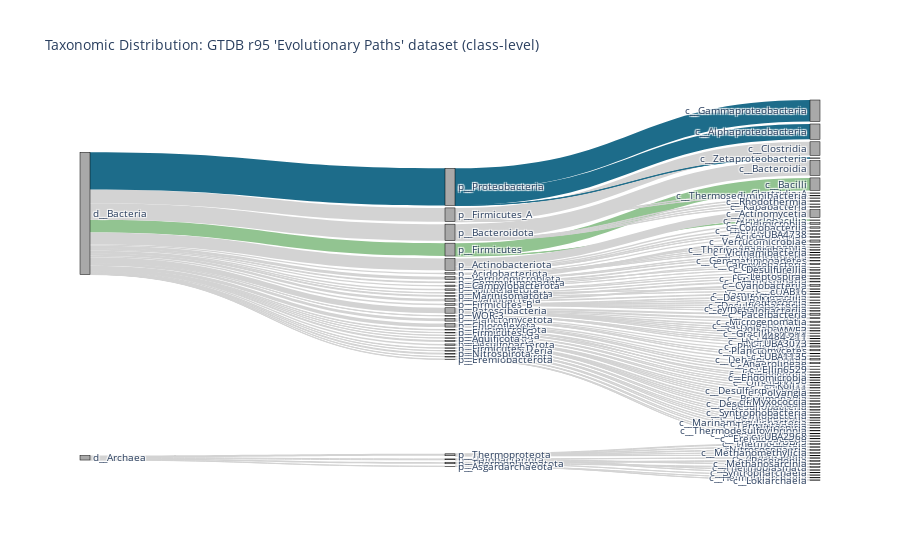

Here is the notebook cell this chart was saved with:
### Code cell
color_set = [lca_utils.make_lineage("d__Bacteria;p__Proteobacteria"), lca_utils.make_lineage("d__Bacteria;p__Firmicutes")]
title = "Taxonomic Distribution: GTDB r95 'Evolutionary Paths' dataset (class-level)"
fig = lineages_to_flow(title, all_lineages, stop_rank="class", color_rank="phylum",  color_lineage_subset=color_set)
fig.write_html('gtdb95-evolpaths-taxonomysankey.class.selective-coloration.html', auto_open=True)
fig.show()

### Figure 1 — Plotly figure (JSON) as saved in the notebook; plotly's stock layout.template omitted (floating-point values rounded to 4 significant figures; data arrays with more than 128 entries replaced by an {"elided": "..."} marker saying what was removed)
{"data": [{"link": {"color": {"elided": "137 str values"}, "label": {"elided": "137 str values"}, "source": {"elided": "137 int values"}, "target": {"elided": "137 int values"}, "value": {"elided": "137 int values"}}, "node": {"color": "darkgrey", "label": {"elided": "139 str values"}, "line": {"color": "black", "width": 0.5}, "pad": 15, "thickness": 10}, "type": "sankey"}], "layout": {"autosize": true, "font": {"size": 10}, "title": {"text": "Taxonomic Distribution: GTDB r95 'Evolutionary Paths' dataset (class-level)"}}}
